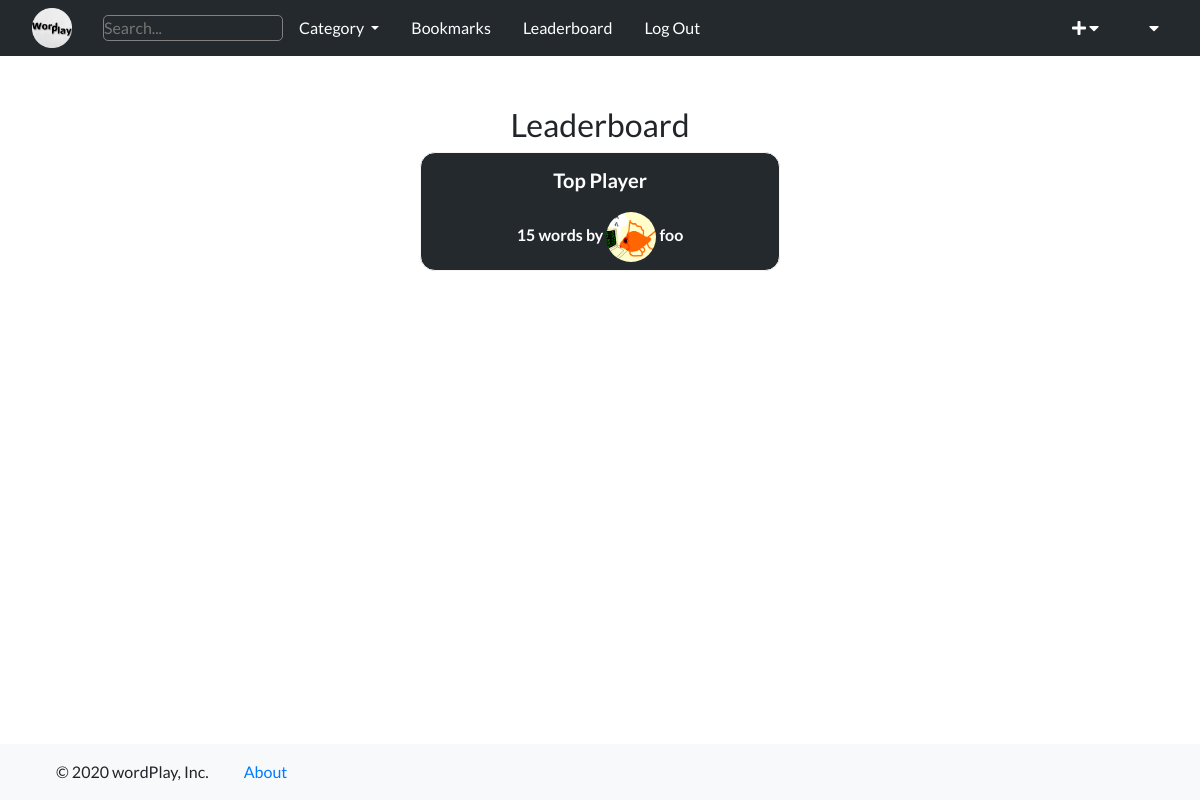
The page /wordPlay/foo/leaderboard (signed in) on the database its author committed.
### wordPlay/models.py (models this page shows)
class User(AbstractUser):
    image = models.ImageField(upload_to="profiles/", blank=True, null=True)
    word_count = models.IntegerField(default=0)

### wordPlay/views.py (the view)
# urls.py: path("<str:username>/leaderboard", views.leaderboard, name="leaderboard"),
@login_required
def leaderboard(request, username):
    word_counting = []
    users = User.objects.all()
    for user in users:
        word_counting.append(user.word_count)
    max_word = max(word_counting)
    top_users = User.objects.filter(word_count=max_word)
    return render(
        request,
        "wordPlay/leaderboard.html",
        {
            "max_word": max_word,
            "top_users": top_users,
        },
    )

### wordPlay/templatetags/word_extras.py (called while the page is built)
@register.simple_tag
def category():
    categories = Category.objects.all()
    return categories

### wordPlay/templates/wordPlay/leaderboard.html
{% extends 'wordPlay/layout.html' %}
{% load static %}
{% block body %}
<h2>Leaderboard</h2>
<div id="leaderboard">
    <h5>Top Player</h5>
    {% for top_user in top_users %}
    <h6>{{ max_word }} words by
        {% if top_user.image %}
        <img class="profile-image" src="{{ top_user.image.url }}" alt="" width="50px" height="50px">
        {% endif %}
        {{ top_user.username }}</h6>
    {% endfor %}
</div>
{% endblock %}

### wordPlay/static/wordPlay/styles.css (style rules this page uses)
:root { --primary-color: #24292e; --link--color: #007bff; }
* { box-sizing: border-box; padding: 0; margin: 0; }
body { font-family: "Lato", sans-serif; }
h2, #register, #login { text-align: center; }
h5 { margin-top: 15px; margin-bottom: 20px; }
.profile-image { border-radius: 50%; }
#leaderboard { border: 1px solid #f5f5f5; border-radius: 15px; width: 30%; margin: auto; background: var(--primary-color); }
#leaderboard h5, #leaderboard h6 { text-align: center; font-weight: bold; color: white; }

### rows shown on the page
User: max_word "15", image (picture), username "foo"
